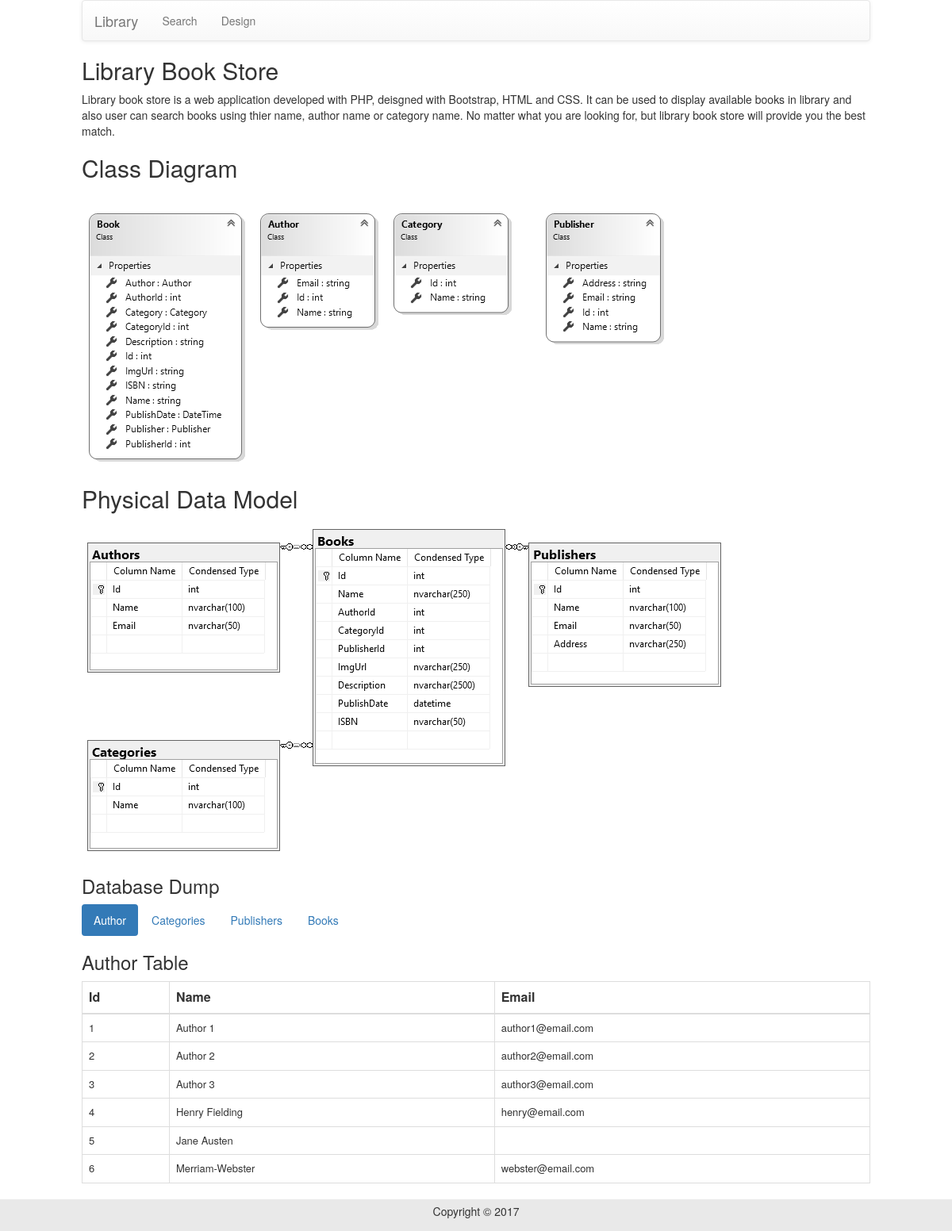
Screenshot of /design.php with the database file from the repository.
### tables this page shows
CREATE TABLE `Authors` (
  `Id` int(11) NOT NULL,
  `Name` varchar(100) DEFAULT NULL,
  `Email` varchar(50) DEFAULT NULL
);

### design.php (the view, shortened to what this page needs)
<html>
	<head>
	<link rel="stylesheet" href="https://maxcdn.bootstrapcdn.com/bootstrap/3.3.7/css/bootstrap.min.css">
	<link rel="stylesheet" href="https://maxcdn.bootstrapcdn.com/bootstrap/3.3.7/css/bootstrap-theme.min.css">
	<link rel="stylesheet" href="style.css"/>
	</head>
	<body>
	<div class = " warpper_container">
	<div class="col-md-12">
		<header>
			<div class = "menu_warpper">
				<nav class="navbar navbar-default">
				  <div class="container-fluid">
					<div class="navbar-header">
					  <a class="navbar-brand" href="#">Library</a>
					</div>
					<ul class="nav navbar-nav">
					  <li><a href="index.php">Search</a></li>
					  <li><a href="design.php">Design</a></li>
					</ul>
				  </div>
				</nav>
			</div>
		</header>
		<content>
			<div class = "details_container">
				<div class = "heading">
					<h2>Library Book Store</h2>
				</div>
				<div class = "description">
					<p>Library book store is a web application developed with PHP, deisgned with Bootstrap, HTML and CSS. It can be used to display available books in library and also user can search books using thier name, author name or category name. No matter what you are looking for, but library book store will provide you the best match.</p>
				</div>
				<div class = "class_diagram">
					<h2>Class Diagram</h2>
					<img src = "ClassDiagram.png"/>
				</div>
				<div class = "class_diagram">
					<h2>Physical Data Model</h2>
					<img src = "DbDiagram.png"/>
				</div>
				<h3>Database Dump</h3>
				<div class = "db_dump">
					<ul class="nav nav-pills">
					  <li class="active"><a data-toggle="pill" href="#author">Author</a></li>
					  <li><a data-toggle="pill" href="#categories">Categories</a></li>
					  <li><a data-toggle="pill" href="#publishers">Publishers</a></li>
					  <li><a data-toggle="pill" href="#books">Books</a></li>
					</ul>
					<div class="tab-content">
					  <div id="author" class="tab-pane fade in active">
						<h3>Author Table</h3>
						<table class = "table table-bordered">
							<thead>
								<tr>
									<th>Id</th>
									<th>Name</th>
									<th>Email</th>
								</tr>
							</thead>
							<tbody>
							<?php
								include("lib/db.php");
								$query = $dbh->prepare("SELECT * FROM Authors");
								$query->execute();
								$result = $query->fetchAll();
							foreach($result as $row)
							{
								echo "<tr>";
								echo "<td>" . $row['Id'] . "</td>";
								echo "<td>" . $row['Name'] . "</td>";
								echo "<td>" . $row['Email'] . "</td>";
								echo "</tr>";
							}
							?>
							</tbody>
						</table>
					  </div>
					</div>
				</div>
			</div>
			</div>
	</div>
	<footer>
			<p>Copyright &copy; 2017</p>
		</footer>
</body>
</html>

### style.css (style rules this page uses)
.warpper_container { max-width:1024px; margin-left:auto; margin-right:auto }
img { max-width:100%; }
footer { background: #e9e9e9; padding: 5px; text-align: center; }
td { font-size:13px; padding:3px; }
img { filter: gray; -webkit-filter: grayscale(100%); }

### rows the page displays
authors: Id "1", Name "Author 1", Email "author1@email.com"
authors: Id "2", Name "Author 2", Email "author2@email.com"
authors: Id "3", Name "Author 3", Email "author3@email.com"
authors: Id "4", Name "Henry Fielding", Email "henry@email.com"
authors: Id "5", Name "Jane Austen"
authors: Id "6", Name "Merriam-Webster", Email "webster@email.com"
